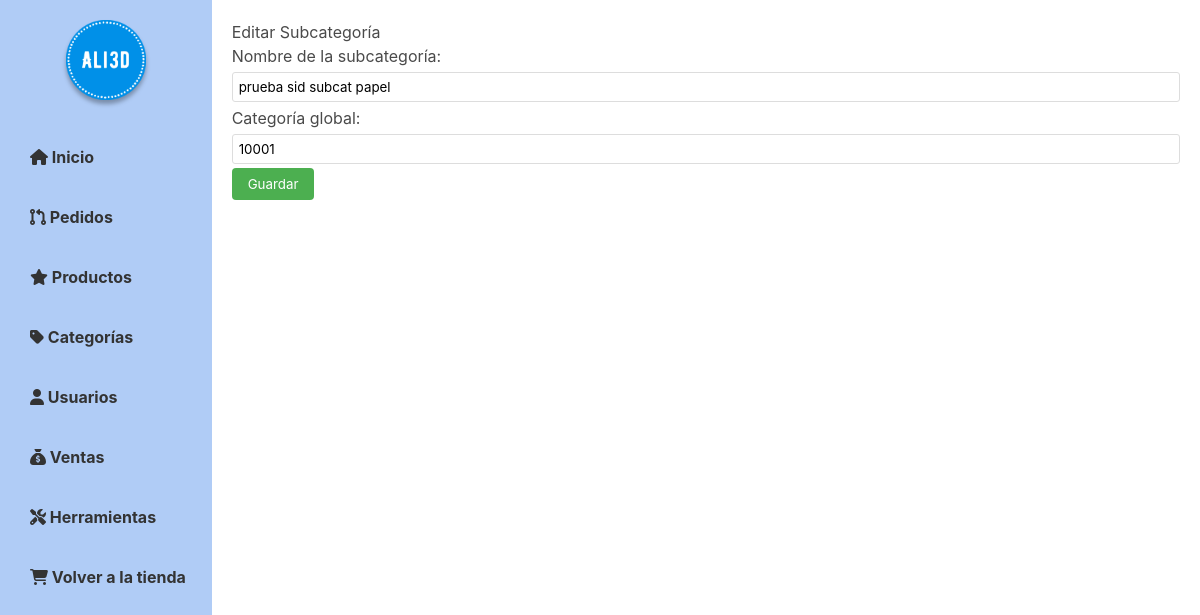
Page /admin/editar_subcat_papel.php?id_subcategoria=10000 (signed in) on the committed database.
### tables this page shows
CREATE TABLE `subcategorias_papel` (
  `id_subcat_papel` int(11) NOT NULL,
  `nombre_subcat_papel` varchar(50) NOT NULL,
  `id_cat_papel` int(11) NOT NULL
);

### admin/editar_subcat_papel.php (the view, shortened to what this page needs)
<?php
if ($_SERVER['REQUEST_METHOD'] == 'POST') {
    $id_subcategoria = $_POST['id_subcategoria'];
    $nombre_subcategoria = $_POST['nombre_subcategoria'];
    $id_categoria = $_POST['id_categoria'];
    require '../app/bd.php';
    if (mysqli_connect_errno()) {
        echo "Fallo al conectar a la base de datos: " . mysqli_connect_error();
    }
    $sql = "UPDATE subcategorias_papel SET nombre_subcat_papel='$nombre_subcategoria', id_cat_papel='$id_categoria' WHERE id_subcat_papel=$id_subcategoria";
    if (mysqli_query($conexion, $sql)) {
        mysqli_close($conexion);
        header('Location: categorias_admin.php');
        exit();
    } else {
        echo "Error al editar la categoría: " . mysqli_error($conexion);
    }
} else {
    $id_subcategoria = $_GET['id_subcategoria'];
    require '../app/bd.php';
    $sql = "SELECT * FROM subcategorias_papel WHERE id_subcat_papel=$id_subcategoria";
    $resultado = mysqli_query($conexion, $sql);
    if ($fila = mysqli_fetch_array($resultado)) {
        $nombre_subcategoria = $fila['nombre_subcat_papel'];
        $id_categoria = $fila['id_cat_papel'];
    } else {
        echo "Error: categoría no encontrada.";
        exit();
    }
}
?>
<!DOCTYPE html>
<html>
<head>
    <link rel="stylesheet" href="../estilos/estilo_admin.css">
    <link rel="stylesheet" href="https://cdnjs.cloudflare.com/ajax/libs/bulma/0.7.2/css/bulma.min.css">
</head>
<body>
    <div id="wrapper">
            <?php
                include('navbar_admin.php')
            ?>
        <div id="main">
            <h1>Editar Subcategoría</h1>
            <form action="<?php echo htmlspecialchars($_SERVER["PHP_SELF"]); ?>" method="POST">
                <label for="nombre_subcategoria">Nombre de la subcategoría:</label>
                <input type="text" name="nombre_subcategoria" id="nombre_subcategoria" value="<?php echo $nombre_subcategoria; ?>">
                <label for="id_categoria">Categoría global:</label>
                <input type="number" name="id_categoria" id="id_categoria" value="<?php echo $id_categoria; ?>">
                <input type="submit" value="Guardar">
            </form>
        </div>
    </div>
</body>
</html>

### estilos/estilo_admin.css (style rules this page uses)
:root { --azul_1: #0090E8; --azul_2: #69A7EE; --azul_3: #B0CCF6; --azul_4: #ECF2FD; --negro1: #000000; --negro: #2F2F2F; --blanco: #FFFFFF; }
body { background-color: var(--blanco); background-repeat: repeat; font-family: Arial, sans-serif; margin: 0; padding: 0; }
#wrapper { display: flex; height: max-content; }
#main { padding: 20px; width: 100%; height: max-content; }
h1 { margin-top: 0; }
input[type="text"], textarea, input[type="number"], input[type="file"] { border: 1px solid #ddd; padding: 6px; width: 100%; margin: 4px 0; box-sizing: border-box; border-radius: 3px; }
input[type="submit"] { background-color: #4CAF50; color: #fff; padding: 8px 16px; border: none; border-radius: 4px; cursor: pointer; }

### rows in the picture
subcategorias_papel: nombre_subcategoria "prueba sid subcat papel", id_categoria "10001"
